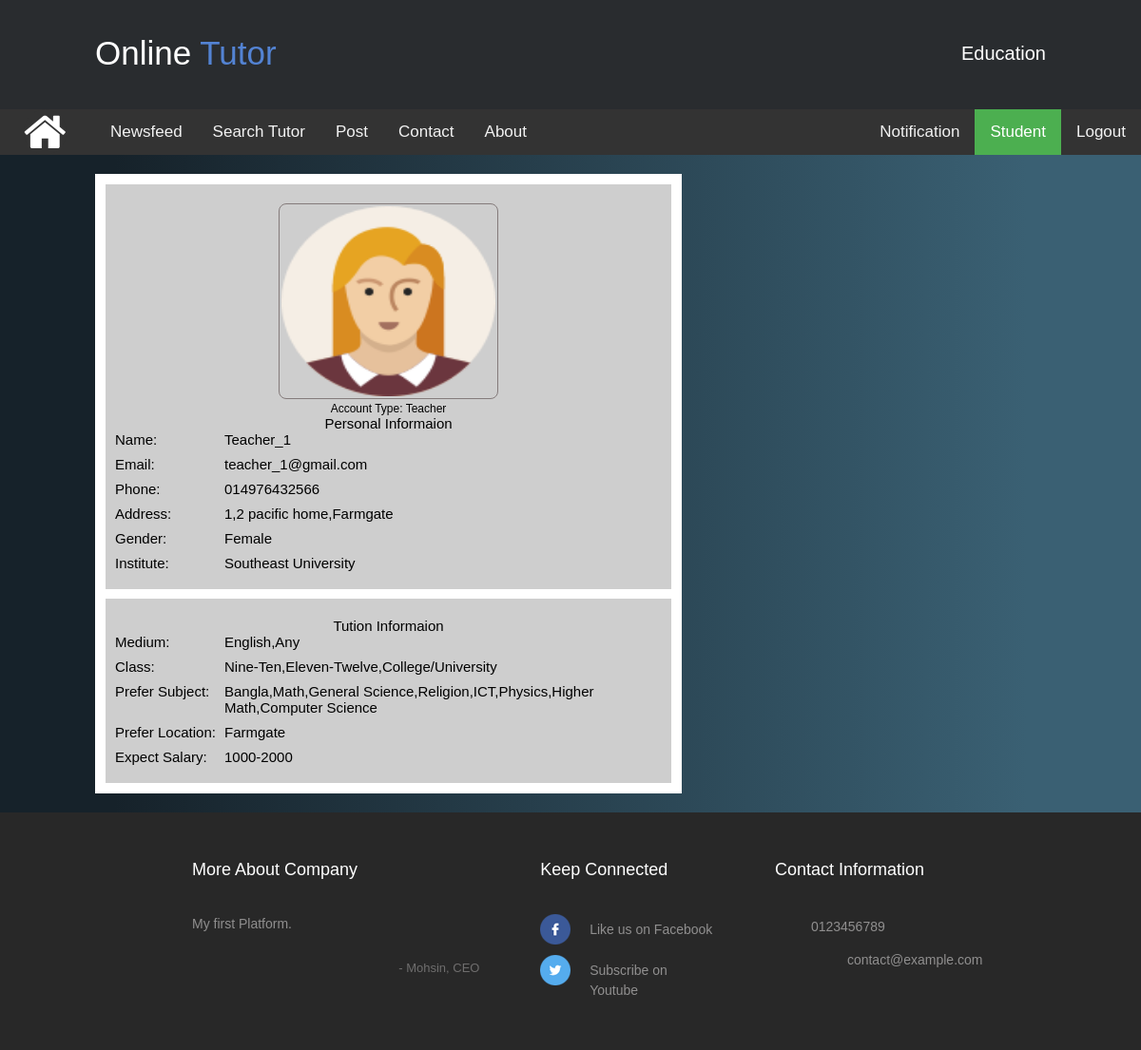
Screenshot of /aboutme.php?uid=5 (signed in) with the database file from the repository.
### tables this page shows
CREATE TABLE IF NOT EXISTS `user` (
  `id` int(11) NOT NULL AUTO_INCREMENT,
  `fullname` varchar(150) NOT NULL,
  `gender` varchar(6) NOT NULL,
  `email` varchar(40) NOT NULL,
  `phone` varchar(15) NOT NULL,
  `address` varchar(200) NOT NULL DEFAULT '',
  `pass` varchar(50) NOT NULL,
  `confirmcode` varchar(7) NOT NULL,
  `activation` varchar(3) NOT NULL DEFAULT '',
  `type` varchar(10) NOT NULL,
  `user_pic` text,
  `last_logout` timestamp NOT NULL DEFAULT CURRENT_TIMESTAMP ON UPDATE CURRENT_TIMESTAMP,
  `online` varchar(5) NOT NULL DEFAULT 'no',
  PRIMARY KEY (`id`)
);

CREATE TABLE IF NOT EXISTS `tutor` (
  `id` int(11) NOT NULL AUTO_INCREMENT,
  `t_id` int(11) NOT NULL,
  `inst_name` varchar(150) NOT NULL,
  `prefer_sub` text NOT NULL,
  `class` text NOT NULL,
  `medium` text NOT NULL,
  `prefer_location` text NOT NULL,
  `salary` varchar(15) NOT NULL,
  PRIMARY KEY (`id`)
);

### aboutme.php (the view, shortened to what this page needs)
<?php
$con = new mysqli('localhost', 'root', '', 'main_db');
?>
<?php
if (!isset($_SESSION['user_login'])) {
	header("location: index.php");
}
else {
	$user = $_SESSION['user_login'];
	$result = $con->query("SELECT * FROM user WHERE id='$user'");
		$get_user_email = mysqli_fetch_assoc($result);
			$uname_db = $get_user_email['fullname'];
			$utype_db = $get_user_email['type'];
}
if (isset($_REQUEST['uid'])) {
	$user2 = mysqli_real_escape_string($con, $_REQUEST['uid']);
	$rslttution = $con->query("SELECT * FROM applied_post WHERE (post_by='$user2' AND applied_by='$user' AND tution_cf='1') OR applied_by='$user2' AND applied_to='$user'");
	$cnt_rslttution = $rslttution->num_rows;
}else {
	header('location: index.php');
}
?>
<!DOCTYPE html>
<html>
<head>
	<link rel="stylesheet" type="text/css" href="css/style.css">
	<link href="css/footer.css" rel="stylesheet" type="text/css" media="all" />
	<link rel="stylesheet" type="text/css" href="css/homemenu.css">
    <link rel="stylesheet" href="https://maxcdn.bootstrapcdn.com/font-awesome/4.3.0/css/font-awesome.min.css">
</head>
<body class="body1">
<div>
	<div>
		<header class="header">
			<div class="header-cont">
				<?php
					include 'inc/banner.inc.php';
				?>
			</div>
		</header>
		<div class="topnav">
			<div class="parent2">
		  <div class="test1 bimage1"><a href=""><img src="image/tech.png" title="IT Solution" style="border-radius: 50%;" width="42" height="42"></a></div>
		  <div class="test2"><a href="#"><img src="image/eventmgt.png" title="Event Management" width="42" height="42" style="border-radius: 50%;"></a></div>
		  <div class="test3"><a href="#"><img src="image/photography.png" title="Photography" width="42" height="42" style="border-radius: 50%;"></a></div>
		  <div class="test4"><a href="#"><img src="image/teaching.png" title="Tution" style="border-radius: 50%;" width="42" height="42"></a></div>
		  <div class="mask2"><i class="fa fa-home fa-3x"></i></div>
		</div>
			<a class="navlink" href="index.php" style="margin: 0px 0px 0px 100px;">Newsfeed</a>
			<a class="navlink" href="search.php">Search Tutor</a>
			<?php
			if($utype_db == "teacher")
				{
				}else {
					echo '<a class="navlink" href="postform.php">Post</a>';
				}
			 ?>
			<a class="navlink" href="#contact">Contact</a>
			<a class="navlink" href="#about">About</a>
			<div style="float: right;" >
				<table>
					<tr>
						<?php
							if($user != ""){
								$resultnoti = $con->query("SELECT * FROM applied_post WHERE post_by='$user' AND student_ck='no'");
								$resultnoti_cnt = $resultnoti->num_rows;
								if($resultnoti_cnt == 0){
									$resultnoti_cnt = "";
								}else{
									$resultnoti_cnt = '('.$resultnoti_cnt.')';
								}
								echo '<td>
							<a class="navlink" href="notification.php">Notification'.$resultnoti_cnt.'</a>
						</td>
						<td>
							<a class="active navlink" href="profile.php?uid='.$user.'">'.$uname_db.'</a>
						</td>
						<td>
							<a class="navlink" href="logout.php">Logout</a>
						</td>';
							}
						?>
					</tr>
				</table>
			</div>
		</div>
	</div>
	<div style="margin: 20px; overflow: hidden;">
		<div style="width: 1000px; margin: 0 auto;">
			<ul>
				<?php
					if($user == $user2){
						echo '<li style="float: right;">';
					}else{
						echo '<li style="float: left;">';
					}
				 ?>
					<?php
						$query1 = $con->query("SELECT * FROM user WHERE id='$user2'");
						$user_fname = $query1->fetch_assoc();
						$uname_db = $user_fname['fullname'];
						$pro_pic_db = $user_fname['user_pic'];
						$uemail_db = $user_fname['email'];
						$uphone_db = $user_fname['phone'];
						$ugender_db = $user_fname['gender'];
						$uaddress_db = $user_fname['address'];
						$utype_db = $user_fname['type'];
						$query2 = $con->query("SELECT * FROM tutor WHERE t_id='$user2' ORDER BY id DESC");
						$tutor_info = $query2->fetch_assoc();
						$uinsname_db = $tutor_info['inst_name'];
						$umedium_db = $tutor_info['medium'];
						$usalrange_db = $tutor_info['salary'];
						$uclass_db = $tutor_info['class'];
						$upresub_db = $tutor_info['prefer_sub'];
						$upreloca_db = $tutor_info['prefer_location'];
						if($pro_pic_db == ""){
								if($ugender_db == "male"){
								$pro_pic_db = "malepic.png";
							}else if($ugender_db == "female"){
								$pro_pic_db = "femalepic.png";
							}
						}
						echo '
						<div class="holecontainer">
						<div class="nfbody">
						<div class="p_body">';
							echo '<div class="" style="text-align: center;">';
								if (file_exists('image/profilepic/'.$pro_pic_db.'')){
									echo '<img src="image/profilepic/'.$pro_pic_db.'" class="home-prodlist-imgi">';
								}else {
									echo'<div class="home-prodlist-imgi" style="text-align: center; padding: 0 0 6px 0;">No Image Found!</div>';
								}
							echo '</div><h4 style="text-align: center; font-size: 12px;">Account Type: '.ucfirst($utype_db).'</h4>
							<h2 style="text-align: center;">Personal Informaion</h2>
							<div class="itemrow">
					  			<div style="width: 20%; float: left;">
					  				<label>Name: </label>
					  			</div>
					  			<div style="width: 80%; float: left;">
					  				<span>'.$uname_db.'</span>
					  			</div>
				  			</div>';
				  			if(($user==$user2) || ($cnt_rslttution>=1)){
				  				echo '<div class="itemrow">
					  			<div style="width: 20%; float: left;">
					  				<label>Email: </label>
					  			</div>
					  			<div style="width: 80%; float: left;">
					  				<span>'.$uemail_db.'</span>
					  			</div>
				  			</div>
							<div class="itemrow">
					  			<div style="width: 20%; float: left;">
					  				<label>Phone: </label>
					  			</div>
					  			<div style="width: 80%; float: left;">
					  				<span>'.$uphone_db.'</span>
					  			</div>
				  			</div>
							<div class="itemrow">
					  			<div style="width: 20%; float: left;">
					  				<label>Address: </label>
					  			</div>
					  			<div style="width: 80%; float: left;">
					  				<span>'.$uaddress_db.'</span>
					  			</div>
				  			</div>';
				  			}
							echo '<div class="itemrow">
					  			<div style="width: 20%; float: left;">
					  				<label>Gender: </label>
					  			</div>
					  			<div style="width: 80%; float: left;">
					  				<span>'.ucfirst($ugender_db).'</span>
					  			</div>
				  			</div> ';
								if($utype_db == "student"){
								}else if($utype_db == "teacher"){
									echo '<div class="itemrow">
					  			<div style="width: 20%; float: left;">
					  				<label>Institute: </label>
					  			</div>
					  			<div style="width: 80%; float: left;">
					  				<span>'.$uinsname_db.'</span>
					  			</div>
				  			</div>';
								}
							 echo'</div></div>';
							if($utype_db == "student")
							{
							}else if($utype_db == "teacher"){
								echo '<div class="nfbody">
						<div class="p_body">';
							echo '<h2 style="text-align: center;">Tution Informaion</h2>
							<div class="itemrow">
					  			<div style="width: 20%; float: left;">
					  				<label>Medium: </label>
					  			</div>
					  			<div style="width: 80%; float: left;">
					  				<span>'.$umedium_db.'</span>
					  			</div>
				  			</div>
							<div class="itemrow">
					  			<div style="width: 20%; float: left;">
					  				<label>Class: </label>
					  			</div>
					  			<div style="width: 80%; float: left;">
					  				<span>'.$uclass_db.'</span>
					  			</div>
				  			</div>
							<div class="itemrow">
					  			<div style="width: 20%; float: left;">
					  				<label>Prefer Subject: </label>
					  			</div>
					  			<div style="width: 80%; float: left;">
					  				<span>'.$upresub_db.'</span>
					  			</div>
				  			</div>
							<div class="itemrow">
					  			<div style="width: 20%; float: left;">
					  				<label>Prefer Location: </label>
					  			</div>
					  			<div style="width: 80%; float: left;">
					  				<span>'.$upreloca_db.'</span>
					  			</div>
				  			</div>
							<div class="itemrow">
					  			<div style="width: 20%; float: left;">
					  				<label>Expect Salary: </label>
					  			</div>
					  			<div style="width: 80%; float: left;">
					  				<span>'.$usalrange_db.'</span>
					  			</div>
				  			</div>
							';
							}
						echo '</div></div>
					</div>';
				?>
				</li>
			</ul>
		</div>
	</div>
	<div>
	<?php
		include 'inc/footer.inc.php';
	?>
	</div>
</div>
</body>
</html>

### css/style.css (style rules this page uses)
body { width: 100%; margin: 0 auto; background-color: #ddd; font-size: 14px; }
header { background-color: #00695C; height: 101px; }
.body1 { margin: 0 auto; font-family: Verdana, Geneva, sans-serif; }
.header { background-color:#292c2f; box-shadow:0 1px 1px #ccc; padding: 4px 100px; color: #ffffff; box-sizing: border-box; top:100px; -webkit-transition:top 0.3s; transition:top 0.3s; text-align: center; margin: 0 auto; height: 115px; top: 0; left: 0; z-index: 1; }
.topnav { overflow: hidden; background-color: #333; }
.topnav .navlink { float: left; display: block; color: #f2f2f2; text-align: center; padding: 14px 16px; text-decoration: none; font-size: 17px; }
.topnav .navlink.active { background-color: #4CAF50; color: white; }
.holecontainer { width: 615px; background-color: #fff; padding: 1px; }
.nfbody { background-color: #cecece; margin: 10px; padding: 10px; }
.p_body { margin: 10px 0 0 0; font-size: 15px; }
.p_body span { font-weight: 200; }
.home-prodlist-imgi { height: 200px; width: 225px; padding: 2px; border: 1px solid #847b7b; border-radius: 8px; }
.itemrow { margin: 0 auto; width: 100%; padding-bottom: 9px; overflow: hidden; }

### css/footer.css (style rules this page uses)
html,body,div,span,applet,object,iframe,h1,h2,h3,h4,h5,h6,p,blockquote,pre,a,abbr,acronym,address,big,cite,code,del,dfn,em,img,ins,kbd,q,s,samp,small,strike,strong,sub,sup,tt,var,b,u,i,dl,dt,dd,ol,nav ul,nav li,fieldset,form,label,legend,table,caption,tbody,tfoot,thead,tr,th,td,article,aside,canvas,details,embed,figure,figcaption,footer,header,hgroup,menu,nav,output,ruby,section,summary,time,mark,audio,video { margin:0;padding:0;border:0;font-size:100%;font:inherit;vertical-align:baseline; }
article, aside, details, figcaption, figure,footer, header, hgroup, menu, nav, section { display: block; }
ol,ul { list-style:none;margin:0px;padding:0px; }
table { border-collapse:collapse;border-spacing:0; }
a { text-decoration:none; }

### css/homemenu.css (style rules this page uses)
body { background: -webkit-linear-gradient(90deg, #16222A 10%, #3A6073 90%); background: -moz-linear-gradient(90deg, #16222A 10%, #3A6073 90%); background: -ms-linear-gradient(90deg, #16222A 10%, #3A6073 90%); background: -o-linear-gradient(90deg, #16222A 10%, #3A6073 90%); background: linear-gradient(90deg, #16222A 10%, #3A6073 90%); }
.parent2 { position:absolute; display:block; width:50px; height:50px; background-color:transparent; border-radius:50%; z-index:20; }
.test1 { width:42px; height:42px; background-color:#333; border-radius:50%; position:absolute; color:white; text-align:center; line-height:50px; z-index:19;; left: 27px; top: 2px; transition: all 500ms cubic-bezier(0.680, -0.550, 0.265, 1.550); position:absolute; }
.test2 { width:42px; height:42px; left: 27px; top: 2px; background-color:#333; border-radius:50%; position:absolute; color:white; text-align:center; line-height:50px; z-index:19; transition: all 500ms cubic-bezier(0.680, -0.550, 0.265, 1.550) .2s; }
.test3 { width:42px; height:42px; background-color:#333; border-radius:50%; position:absolute; color:white; text-align:center; line-height:50px; left: 27px; top: 2px; transition: all 500ms cubic-bezier(0.680, -0.550, 0.265, 1.550) .4s; }
.test4 { width:42px; height:42px; background-color:#333; border-radius:50%; position:absolute; color:white; text-align:center; line-height:50px; left: 27px; top: 2px; transition: all 500ms cubic-bezier(0.680, -0.550, 0.265, 1.550) .6s; }
.mask2 { background:#333; border-radius:50%; position:absolute; z-index:21; color:white; text-align:center; cursor:pointer; left: 25px; }
.bimage1 { background-image: url("../image/insta-logo.png"); }

### rows the page displays
user: fullname "Student"
user: gender (picture), type "Teacher", fullname "Teacher_1", email "teacher_1@gmail.com", phone "014976432566", address "1,2 pacific home,Farmgate", gender "Female"
tutor: inst_name "Southeast University", medium "English,Any", class "Nine-Ten,Eleven-Twelve,College/University", prefer_sub "Bangla,Math,General Science,Religion,ICT,Physics,Higher Math,Computer Science", prefer_location "Farmgate", salary "1000-2000"
